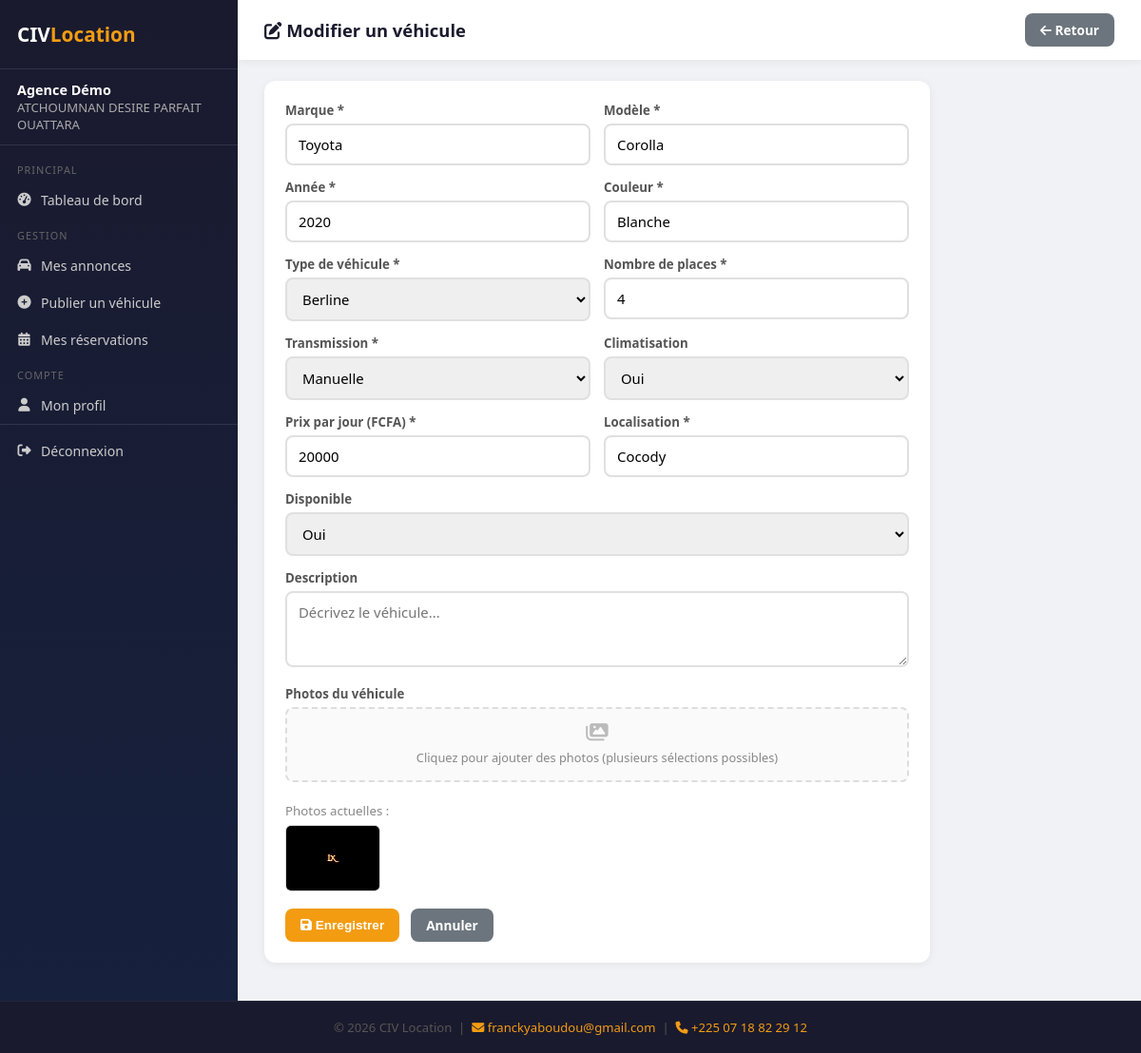
The app's page /partenaire/annonces/1/modifier/ (signed in) with its own data.
### public/models.py (models this page shows, shortened)
class Partenaire(models.Model):
    STATUT_CHOICES = [
        ('en_attente', 'En attente'),
        ('actif', 'Actif'),
        ('suspendu', 'Suspendu'),
    ]
    nom_agence = models.CharField(max_length=200)
    nom_responsable = models.CharField(max_length=100)
    prenom_responsable = models.CharField(max_length=100)
    email = models.EmailField(unique=True)
    telephone = models.CharField(max_length=20)
    adresse = models.TextField()
    ville = models.CharField(max_length=100)
    logo = models.ImageField(upload_to='partenaires/logos/', blank=True, null=True)
    document_justificatif = models.FileField(upload_to='partenaires/documents/', blank=True, null=True)
    mot_de_passe = models.CharField(max_length=255)
    statut = models.CharField(max_length=20, choices=STATUT_CHOICES, default='en_attente')
    date_inscription = models.DateTimeField(default=timezone.now)
    derniere_connexion = models.DateTimeField(null=True, blank=True)
    class Meta:
        verbose_name = 'Partenaire'
        verbose_name_plural = 'Partenaires'
        ordering = ['-date_inscription']

class Vehicule(models.Model):
    TYPE_CHOICES = [
        ('berline', 'Berline'),
        ('suv', 'SUV'),
        ('pickup', 'Pick-up'),
        ('minibus', 'Minibus'),
        ('citadine', 'Citadine'),
        ('utilitaire', 'Utilitaire'),
        ('4x4', '4x4'),
        ('van', 'Van'),
    ]
    TRANSMISSION_CHOICES = [
        ('manuelle', 'Manuelle'),
        ('automatique', 'Automatique'),
    ]
    STATUT_CHOICES = [
        ('en_attente', 'En attente'),
        ('valide', 'Validé'),
        ('rejete', 'Rejeté'),
    ]
    partenaire = models.ForeignKey(Partenaire, on_delete=models.CASCADE, related_name='vehicules')
    marque = models.CharField(max_length=100)
    modele = models.CharField(max_length=100)
    annee = models.PositiveIntegerField()
    type_vehicule = models.CharField(max_length=20, choices=TYPE_CHOICES)
    couleur = models.CharField(max_length=50)
    nombre_places = models.PositiveIntegerField()
    transmission = models.CharField(max_length=20, choices=TRANSMISSION_CHOICES)
    climatisation = models.BooleanField(default=True)
    prix_par_jour = models.DecimalField(max_digits=10, decimal_places=0)
    localisation = models.CharField(max_length=200)
    disponible = models.BooleanField(default=True)
    description = models.TextField(blank=True)
    statut_validation = models.CharField(max_length=20, choices=STATUT_CHOICES, default='en_attente')
    date_ajout = models.DateTimeField(default=timezone.now)
    vues = models.PositiveIntegerField(default=0)
    class Meta:
        verbose_name = 'Véhicule'
        verbose_name_plural = 'Véhicules'
        ordering = ['-date_ajout']

class PhotoVehicule(models.Model):
    vehicule = models.ForeignKey(Vehicule, on_delete=models.CASCADE, related_name='photos')
    image = models.ImageField(upload_to=upload_vehicule_photo)
    ordre = models.PositiveIntegerField(default=0)
    class Meta:
        ordering = ['ordre']

### partenaire/views.py (the view)
    def wrapper(request, *args, **kwargs):
        if not request.session.get('partenaire_id'):
            return redirect('partenaire_connexion')
        try:
            p = Partenaire.objects.get(pk=request.session['partenaire_id'])
            if p.statut != 'actif':
                request.session.pop('partenaire_id', None)
                return redirect('partenaire_connexion')
            request.partenaire = p
        except Partenaire.DoesNotExist:
            request.session.pop('partenaire_id', None)
            return redirect('partenaire_connexion')
        return view_func(request, *args, **kwargs)

### partenaire/views.py (called while the page is built, shortened)
def login_required_partenaire(view_func):
    def wrapper(request, *args, **kwargs):
        if not request.session.get('partenaire_id'):
            return redirect('partenaire_connexion')
        try:
            p = Partenaire.objects.get(pk=request.session['partenaire_id'])
            if p.statut != 'actif':
                request.session.pop('partenaire_id', None)
                return redirect('partenaire_connexion')
            request.partenaire = p
        except Partenaire.DoesNotExist:
            request.session.pop('partenaire_id', None)
            return redirect('partenaire_connexion')
        return view_func(request, *args, **kwargs)
    return wrapper

@login_required_partenaire
def annonce_modifier(request, pk):
    p = request.partenaire
    v = get_object_or_404(Vehicule, pk=pk, partenaire=p)
    erreur = None
    return render(request, 'partenaire/annonce_form.html', {
        'partenaire': p, 'vehicule': v, 'types': Vehicule.TYPE_CHOICES, 'erreur': erreur,
    })

### partenaire/templates/partenaire/annonce_form.html (shortened to what this page needs)
{% extends "partenaire/base_partenaire.html" %}
{% block page_title %}<i class="fas fa-{% if vehicule %}edit{% else %}plus{% endif %}"></i> {% if vehicule %}Modifier{% else %}Publier{% endif %} un véhicule{% endblock %}
{% block topbar_right %}<a href="{% url 'partenaire_annonces' %}" class="btn btn-secondary"><i class="fas fa-arrow-left"></i> Retour</a>{% endblock %}
{% block content %}
    <div class="card" style="max-width:700px">
      <form method="post" enctype="multipart/form-data">
        <div class="deux-cols">
          <div class="form-groupe"><label>Marque *</label><input type="text" name="marque" value="{{ vehicule.marque|default:'' }}" required placeholder="Ex: Toyota"></div>
          <div class="form-groupe"><label>Modèle *</label><input type="text" name="modele" value="{{ vehicule.modele|default:'' }}" required placeholder="Ex: Corolla"></div>
        </div>
        <div class="deux-cols">
          <div class="form-groupe"><label>Année *</label><input type="number" name="annee" value="{{ vehicule.annee|default:'' }}" required min="1990" max="2030"></div>
          <div class="form-groupe"><label>Couleur *</label><input type="text" name="couleur" value="{{ vehicule.couleur|default:'' }}" required placeholder="Ex: Blanc"></div>
        </div>
        <div class="deux-cols">
          <div class="form-groupe"><label>Type de véhicule *</label>
            <select name="type_vehicule" required>
              {% for val,lib in types %}<option value="{{ val }}" {% if vehicule.type_vehicule == val %}selected{% endif %}>{{ lib }}</option>{% endfor %}
            </select>
          </div>
          <div class="form-groupe"><label>Nombre de places *</label><input type="number" name="nombre_places" value="{{ vehicule.nombre_places|default:'' }}" required min="1" max="50"></div>
        </div>
        <div class="deux-cols">
          <div class="form-groupe"><label>Transmission *</label>
            <select name="transmission" required>
              <option value="manuelle" {% if vehicule.transmission == 'manuelle' %}selected{% endif %}>Manuelle</option>
            </select>
          </div>
          <div class="form-groupe"><label>Climatisation</label>
            <select name="climatisation">
              <option value="1" {% if not vehicule or vehicule.climatisation %}selected{% endif %}>Oui</option>
            </select>
          </div>
        </div>
        <div class="deux-cols">
          <div class="form-groupe"><label>Prix par jour (FCFA) *</label><input type="number" name="prix_par_jour" value="{{ vehicule.prix_par_jour|default:'' }}" required min="0"></div>
          <div class="form-groupe"><label>Localisation *</label><input type="text" name="localisation" value="{{ vehicule.localisation|default:'' }}" required placeholder="Ex: Cocody, Abidjan"></div>
        </div>
        <div class="form-groupe"><label>Disponible</label>
          <select name="disponible">
            <option value="1" {% if not vehicule or vehicule.disponible %}selected{% endif %}>Oui</option>
          </select>
        </div>
        <div class="form-groupe"><label>Description</label><textarea name="description" style="min-height:80px;resize:vertical" placeholder="Décrivez le véhicule...">{{ vehicule.description|default:'' }}</textarea></div>
        <div class="form-groupe">
          <label>Photos du véhicule</label>
          <div class="upload-zone" onclick="document.getElementById('photos').click()">
            <i class="fas fa-images"></i>
            <p>Cliquez pour ajouter des photos (plusieurs sélections possibles)</p>
          </div>
          {% if vehicule %}
          <div style="margin-top:10px">
            <small style="color:#888">Photos actuelles :</small>
            <div style="display:flex;gap:8px;flex-wrap:wrap;margin-top:5px">
              {% for p in vehicule.photos.all %}<img src="{{ p.image.url }}" style="height:70px;width:100px;object-fit:cover;border-radius:6px;border:1px solid #ddd">{% endfor %}
            </div>
          </div>
          {% endif %}
        </div>
        <div style="display:flex;gap:12px;margin-top:18px">
          <button type="submit" class="btn btn-primary"><i class="fas fa-save"></i> Enregistrer</button>
          <a href="{% url 'partenaire_annonces' %}" class="btn btn-secondary">Annuler</a>
        </div>
      </form>
    </div>
{% endblock %}

### partenaire/templates/partenaire/base_partenaire.html (shortened to what this page needs)
<!DOCTYPE html>
<html lang="fr">
<head>
<link rel="stylesheet" href="https://cdnjs.cloudflare.com/ajax/libs/font-awesome/6.4.0/css/all.min.css">
</head>
<body>
<div class="app-wrapper">
<div class="sidebar">
  <div class="sidebar-logo">CIV<span>Location</span></div>
  <div class="sidebar-user">
    <strong>{{ partenaire.nom_agence }}</strong>
    {{ partenaire.prenom_responsable }} {{ partenaire.nom_responsable }}
  </div>
  <nav class="nav">
    <div class="nav-section">Principal</div>
    <a href="{% url 'partenaire_dashboard' %}" {% if request.resolver_match.url_name == 'partenaire_dashboard' %}class="active"{% endif %}><i class="fas fa-tachometer-alt"></i> Tableau de bord</a>
    <div class="nav-section">Gestion</div>
    <a href="{% url 'partenaire_annonces' %}" {% if request.resolver_match.url_name == 'partenaire_annonces' %}class="active"{% endif %}><i class="fas fa-car"></i> Mes annonces</a>
    <a href="{% url 'partenaire_annonce_ajouter' %}" {% if request.resolver_match.url_name == 'partenaire_annonce_ajouter' %}class="active"{% endif %}><i class="fas fa-plus-circle"></i> Publier un véhicule</a>
    <a href="{% url 'partenaire_reservations' %}" {% if request.resolver_match.url_name == 'partenaire_reservations' %}class="active"{% endif %}><i class="fas fa-calendar-alt"></i> Mes réservations</a>
    <div class="nav-section">Compte</div>
    <a href="{% url 'partenaire_profil' %}" {% if request.resolver_match.url_name == 'partenaire_profil' %}class="active"{% endif %}><i class="fas fa-user"></i> Mon profil</a>
    <div class="nav-deconnexion">
      <a href="{% url 'partenaire_deconnexion' %}"><i class="fas fa-sign-out-alt"></i> Déconnexion</a>
    </div>
  </nav>
</div>
<div class="main">
  <div class="topbar">
    <h1>{% block page_title %}<i class="fas fa-home"></i> Tableau de bord{% endblock %}</h1>
    {% block topbar_right %}{% endblock %}
  </div>
  <div class="content">
    {% block content %}{% endblock %}
  </div>
</div>
</div>
<footer class="footer-interne">
  <p>© 2026 CIV Location &nbsp;|&nbsp;
  <a href="mailto:franckyaboudou@gmail.com"><i class="fas fa-envelope"></i> franckyaboudou@gmail.com</a>
  &nbsp;|&nbsp;
  <a href="tel:+2250718822912"><i class="fas fa-phone"></i> +225 07 18 82 29 12</a>
  </p>
</footer>
</body>
</html>

### records on screen
Partenaire: nom_agence "Agence Démo", prenom_responsable "ATCHOUMNAN DESIRE PARFAIT", nom_responsable "OUATTARA"
Vehicule: marque "Toyota", modele "Corolla", annee "2020", couleur "Blanche", type_vehicule "Berline", nombre_places "4", transmission "Manuelle", climatisation "Oui", prix_par_jour "20000", localisation "Cocody", disponible "Oui"
PhotoVehicule: image (picture)
